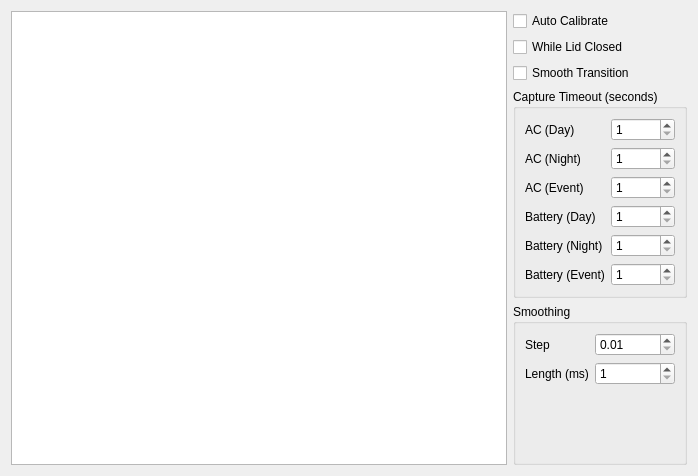
<?xml version="1.0" encoding="UTF-8"?>
<ui version="4.0">
 <class>BacklightTab</class>
 <widget class="QWidget" name="BacklightTab">
  <property name="geometry">
   <rect>
    <x>0</x>
    <y>0</y>
    <width>698</width>
    <height>476</height>
   </rect>
  </property>
  <property name="windowTitle">
   <string>BacklightTab</string>
  </property>
  <layout class="QGridLayout" name="gridLayout">
   <item row="0" column="1">
    <layout class="QVBoxLayout" name="verticalLayout">
     <property name="sizeConstraint">
      <enum>QLayout::SetMinimumSize</enum>
     </property>
     <item>
      <widget class="QCheckBox" name="autoCalib">
       <property name="text">
        <string>Auto Calibrate</string>
       </property>
      </widget>
     </item>
     <item>
      <widget class="QCheckBox" name="lidClosed">
       <property name="text">
        <string>While Lid Closed</string>
       </property>
      </widget>
     </item>
     <item>
      <widget class="QCheckBox" name="smooth">
       <property name="text">
        <string>Smooth Transition</string>
       </property>
      </widget>
     </item>
     <item>
      <widget class="QGroupBox" name="groupBox">
       <property name="title">
        <string>Capture Timeout (seconds)</string>
       </property>
       <layout class="QFormLayout" name="formLayout_2">
        <item row="0" column="0">
         <widget class="QLabel" name="label">
          <property name="text">
           <string>AC (Day)</string>
          </property>
         </widget>
        </item>
        <item row="0" column="1">
         <widget class="QSpinBox" name="acDay">
          <property name="minimum">
           <number>1</number>
          </property>
          <property name="maximum">
           <number>10000</number>
          </property>
         </widget>
        </item>
        <item row="1" column="0">
         <widget class="QLabel" name="label_2">
          <property name="text">
           <string>AC (Night)</string>
          </property>
         </widget>
        </item>
        <item row="1" column="1">
         <widget class="QSpinBox" name="acNight">
          <property name="minimum">
           <number>1</number>
          </property>
          <property name="maximum">
           <number>10000</number>
          </property>
         </widget>
        </item>
        <item row="2" column="0">
         <widget class="QLabel" name="label_3">
          <property name="text">
           <string>AC (Event)</string>
          </property>
         </widget>
        </item>
        <item row="2" column="1">
         <widget class="QSpinBox" name="acEvent">
          <property name="minimum">
           <number>1</number>
          </property>
          <property name="maximum">
           <number>10000</number>
          </property>
         </widget>
        </item>
        <item row="3" column="0">
         <widget class="QLabel" name="label_4">
          <property name="text">
           <string>Battery (Day)</string>
          </property>
         </widget>
        </item>
        <item row="3" column="1">
         <widget class="QSpinBox" name="batteryDay">
          <property name="minimum">
           <number>1</number>
          </property>
          <property name="maximum">
           <number>10000</number>
          </property>
         </widget>
        </item>
        <item row="4" column="0">
         <widget class="QLabel" name="label_5">
          <property name="text">
           <string>Battery (Night)</string>
          </property>
         </widget>
        </item>
        <item row="4" column="1">
         <widget class="QSpinBox" name="batteryNight">
          <property name="minimum">
           <number>1</number>
          </property>
          <property name="maximum">
           <number>10000</number>
          </property>
         </widget>
        </item>
        <item row="5" column="0">
         <widget class="QLabel" name="label_6">
          <property name="text">
           <string>Battery (Event)</string>
          </property>
         </widget>
        </item>
        <item row="5" column="1">
         <widget class="QSpinBox" name="batteryEvent">
          <property name="minimum">
           <number>1</number>
          </property>
          <property name="maximum">
           <number>10000</number>
          </property>
         </widget>
        </item>
       </layout>
      </widget>
     </item>
     <item>
      <widget class="QGroupBox" name="groupBox_2">
       <property name="title">
        <string>Smoothing</string>
       </property>
       <layout class="QFormLayout" name="formLayout_3">
        <item row="0" column="0">
         <widget class="QLabel" name="label_7">
          <property name="text">
           <string>Step</string>
          </property>
         </widget>
        </item>
        <item row="0" column="1">
         <widget class="QDoubleSpinBox" name="smoothStep">
          <property name="minimum">
           <double>0.010000000000000</double>
          </property>
          <property name="maximum">
           <double>0.500000000000000</double>
          </property>
          <property name="singleStep">
           <double>0.010000000000000</double>
          </property>
         </widget>
        </item>
        <item row="1" column="0">
         <widget class="QLabel" name="label_8">
          <property name="text">
           <string>Length (ms)</string>
          </property>
         </widget>
        </item>
        <item row="1" column="1">
         <widget class="QSpinBox" name="smoothLength">
          <property name="minimum">
           <number>1</number>
          </property>
          <property name="maximum">
           <number>500</number>
          </property>
         </widget>
        </item>
       </layout>
      </widget>
     </item>
    </layout>
   </item>
   <item row="0" column="0">
    <widget class="QTableView" name="brightnessTable">
     <attribute name="horizontalHeaderVisible">
      <bool>true</bool>
     </attribute>
     <attribute name="verticalHeaderVisible">
      <bool>false</bool>
     </attribute>
    </widget>
   </item>
  </layout>
 </widget>
 <resources/>
 <connections/>
</ui>
